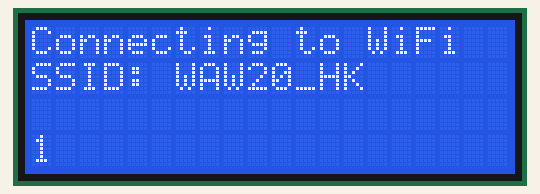
Bench run of a sketch on a simulated ESP8266 (NodeMCU). On the bench: 20×4 character LCD. WiFi joins after 1.5 s; servers stay silent unless stated; what the sketch prints to the serial monitor is not drawn.

Above: at 0.7 s.
At 2.7 s:
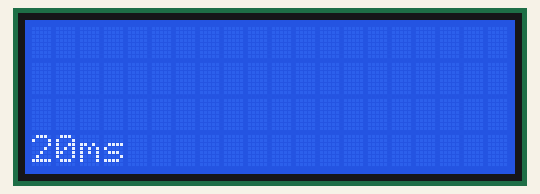

The sketch:

esp8266_weather_lcd.ino
```cpp
#include <Wire.h>
#include <LiquidCrystal_I2C.h>
#include <ESP8266WiFi.h>
#include <ESP8266Ping.h>

const char* ssid     = "WAW20_HK";
const char* password = "basboosa";

const char* remote_host = "www.google.com";

// Set the LCD address to 0x27 for a 16 chars and 2 line display
LiquidCrystal_I2C lcd(0x27, 20, 4);
long tun = 0;


void setup() {
  Serial.begin(115200);
  delay(10);
  // initialize the LCD
  lcd.begin(0, 2); // sda=0, scl=2

  // Turn on the blacklight and print a message.
  lcd.backlight();
  lcd.setCursor(0, 0);
  lcd.print("Connecting to WiFi");
  lcd.setCursor(0, 1);
  lcd.print("SSID: ");
  lcd.print(ssid);
  delay(500);
  WiFi.begin(ssid, password);

  while (WiFi.status() != WL_CONNECTED) {
    tun++;
    lcd.setCursor(0, 3);
    lcd.print(tun);
    delay(1000);
    Serial.print(".");
  }
}

void loop()
{
  int p = Ping.averageTime();
  lcd.clear();
  lcd.setCursor(0, 3);
  lcd.print(p);
  lcd.print("ms");
  delay(2000);
  if (Ping.ping(remote_host)) {
    Serial.println("Success!!");
  } else {
    Serial.println("Error :(");
  }
}
```
